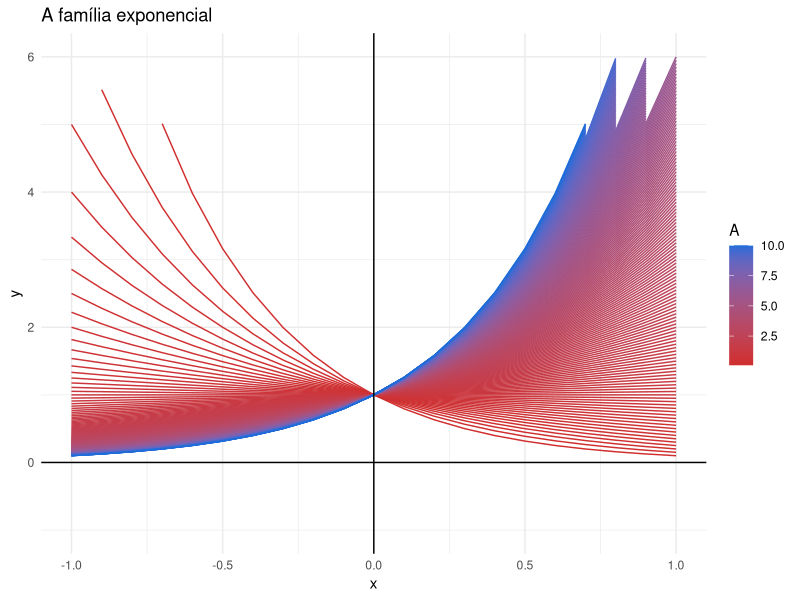

Source code (R):
## ---- chunk 1
library(tidyverse)
library(gganimate)

expfoo <- function(base) { # uma fábrica de funções
  
 function(x) { base^x }
  
}

(sim <- tibble(A = seq(0.1, 10, 0.05)) %>%
  mutate(foo = map(A, ~ expfoo(.x)), # geramos uma lista de funções
         y = map(foo, ~ .x(seq(-1, 1, .1))), # geramos uma lista aplicando as funções
         x = rep(list(seq(-1, 1, .1)), nrow(.))) %>% 
  select(A, x, y) %>%
  unnest(c(x,y)))


sim %>%
  ggplot(aes(x = x, y = y, color = A, group = A)) +
  geom_line() +
  geom_vline(xintercept = 0) +
  geom_hline(yintercept = 0) +
  scale_color_gradient(low = "#d12e2e", high = "#1e6cd9") +
  ylim(-1, 6) +
  theme_minimal() +
  labs(title = "A família exponencial")

animacao <- sim %>%
  ggplot(aes(x = x, y = y, color = A, group = A)) +
  geom_line() +
  geom_vline(xintercept = 0) +
  geom_hline(yintercept = 0) +
  scale_color_gradient(low = "red", high = "green") +
  ylim(-1, 5) +
  theme_minimal() +
  transition_reveal(A) +
  labs(title = "Família f(x) = A^x",
         subtitle = "A = {round(frame_along, 3)}",
         x = "",
         y = "")

animate(animacao)
